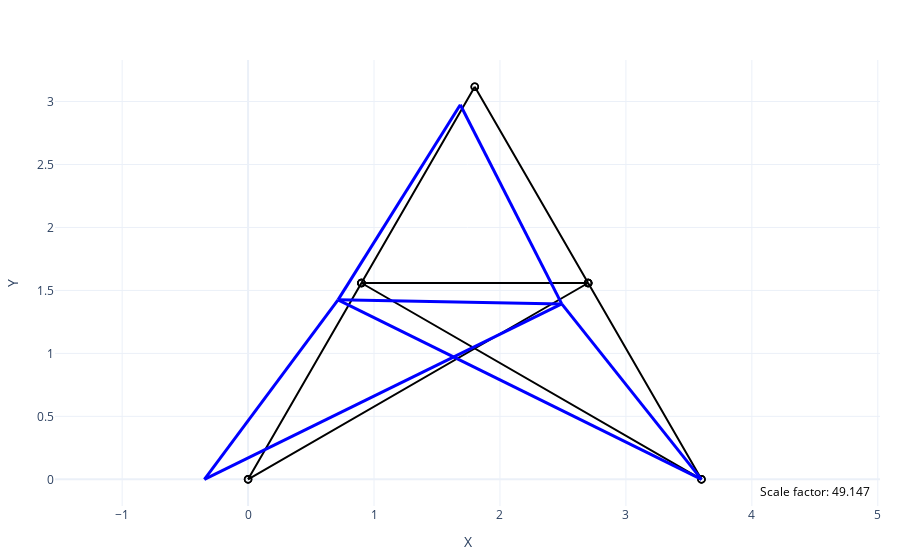

The cell this chart's notebook holds for it:
### Code cell
print('a)')
Edofs = np.array([
    [1,2,5,6],
    [5,6,9,10],
    [9,10,7,8],
    [7,8,3,4],
    [5,6,7,8],
    [1,2,7,8],
    [3,4,5,6]
])

num_dofs = 10
num_el = 7

K = np.zeros((num_dofs, num_dofs))
f = np.zeros((num_dofs))

for el in range(num_el):
    dofs = Edofs[el, :]
    ex = Ex[el, :]
    ey = Ey[el, :]
    print(Ex[el, :])
    print(Ex[el, :])
    
    Ke = bar2e(ex, ey, E, A)
    assem(K, Ke, dofs)

f[9-1] = P
f[5-1] = -2 * P
f[6-1] = -P

bc_dofs = np.array([2, 3, 4])
bc_vals = np.zeros_like(bc_dofs)

a, r = solve_eq(K, f, bc_dofs, bc_vals)

Ed = extract_dofs(a, Edofs)
plot_deformed_bars(fig, Ex, Ey, Ed)
fig.show()

print(f'horizontal displacement at node 5 [mm]: {a[9-1] * 1e3}')

### Figure 1 — Plotly figure (JSON) as saved in the notebook; plotly's stock layout.template omitted (floating-point values rounded to 4 significant figures)
{"data": [{"hoverinfo": "skip", "line": {"color": "black", "dash": "solid", "width": 2}, "mode": "lines", "name": "elements", "type": "scatter", "x": [0, 0.9, 0, null, 0.9, 1.8, 0.9, null, 1.8, 2.7, 1.8, null, 2.7, 3.6, 2.7, null, 0.9, 2.7, 0.9, null, 0, 2.7, 0, null, 3.6, 0.9, 3.6, null], "y": [0, 1.559, 0, null, 1.559, 3.118, 1.559, null, 3.118, 1.559, 3.118, null, 1.559, 0, 1.559, null, 1.559, 1.559, 1.559, null, 0, 1.559, 0, null, 0, 1.559, 0, null]}, {"hovertemplate": "x=%{x:.3f}<br>y=%{y:.3f}<extra></extra>", "marker": {"color": "rgba(0,0,0,0)", "line": {"color": "black", "width": 1.6}, "size": 7, "symbol": "circle"}, "mode": "markers", "name": "nodes", "type": "scatter", "x": [0.0, 0.9, 0.9, 1.8, 1.8, 2.7, 2.7, 3.6, 0.9, 2.7, 0.0, 2.7, 3.6, 0.9], "y": [0.0, 1.559, 1.559, 3.118, 3.118, 1.559, 1.559, 0.0, 1.559, 1.559, 0.0, 1.559, 0.0, 1.559]}, {"hoverinfo": "skip", "line": {"color": "blue", "width": 3}, "mode": "lines", "name": "deformed", "type": "scatter", "x": [-0.3467, 0.7141], "y": [0, 1.425]}, {"hoverinfo": "skip", "line": {"color": "blue", "width": 3}, "mode": "lines", "name": "deformed", "type": "scatter", "x": [0.7141, 1.685], "y": [1.425, 2.974]}, {"hoverinfo": "skip", "line": {"color": "blue", "width": 3}, "mode": "lines", "name": "deformed", "type": "scatter", "x": [1.685, 2.49], "y": [2.974, 1.393]}, {"hoverinfo": "skip", "line": {"color": "blue", "width": 3}, "mode": "lines", "name": "deformed", "type": "scatter", "x": [2.49, 3.6], "y": [1.393, 0]}, {"hoverinfo": "skip", "line": {"color": "blue", "width": 3}, "mode": "lines", "name": "deformed", "type": "scatter", "x": [0.7141, 2.49], "y": [1.425, 1.393]}, {"hoverinfo": "skip", "line": {"color": "blue", "width": 3}, "mode": "lines", "name": "deformed", "type": "scatter", "x": [-0.3467, 2.49], "y": [0, 1.393]}, {"hoverinfo": "skip", "line": {"color": "blue", "width": 3}, "mode": "lines", "name": "deformed", "type": "scatter", "x": [3.6, 0.7141], "y": [0, 1.425]}], "layout": {"annotations": [{"align": "right", "bgcolor": "rgba(255,255,255,0.7)", "font": {"color": "black", "size": 12}, "showarrow": false, "text": "Scale factor: 49.147", "x": 0.99, "xref": "paper", "y": 0.01, "yref": "paper"}], "margin": {"b": 40, "l": 40, "r": 20, "t": 60}, "showlegend": false, "title": {"text": ""}, "xaxis": {"title": {"text": "X"}}, "yaxis": {"scaleanchor": "x", "scaleratio": 1, "title": {"text": "Y"}}}}
